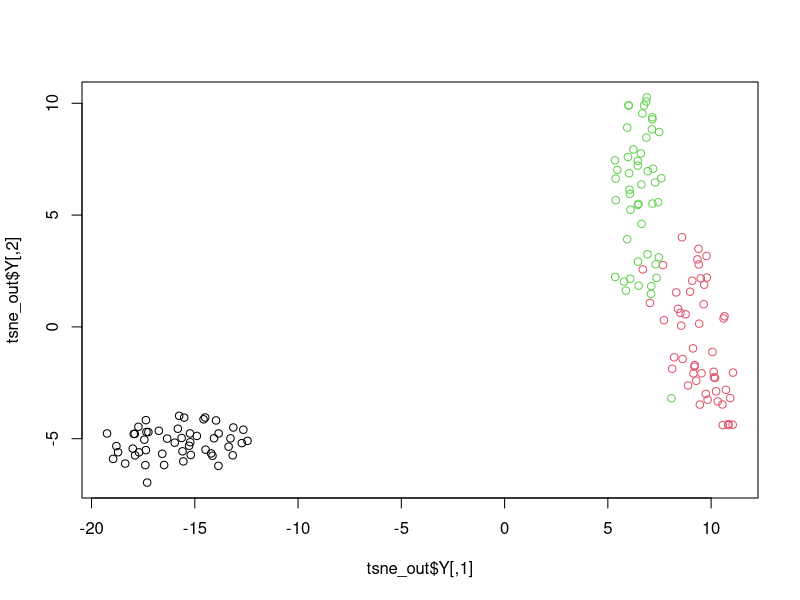

Write the R code that produced this figure.
## ---- chunk 1
knitr::opts_chunk$set(
  collapse = TRUE,
  comment = "#>",
  fig.path = "README-"
)
## ---- chunk 2
library(Rtsne) # Load package
iris_unique <- unique(iris) # Remove duplicates
set.seed(42) # Sets seed for reproducibility
tsne_out <- Rtsne(as.matrix(iris_unique[,1:4])) # Run TSNE
plot(tsne_out$Y,col=iris$Species) # Plot the result
